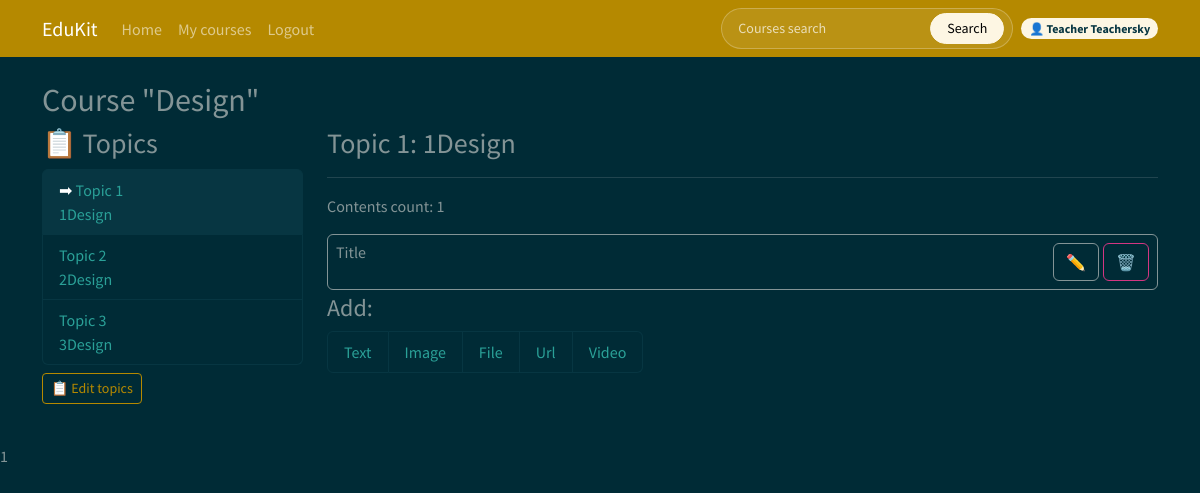
The app's page /course/module/9/ (signed in), older data.
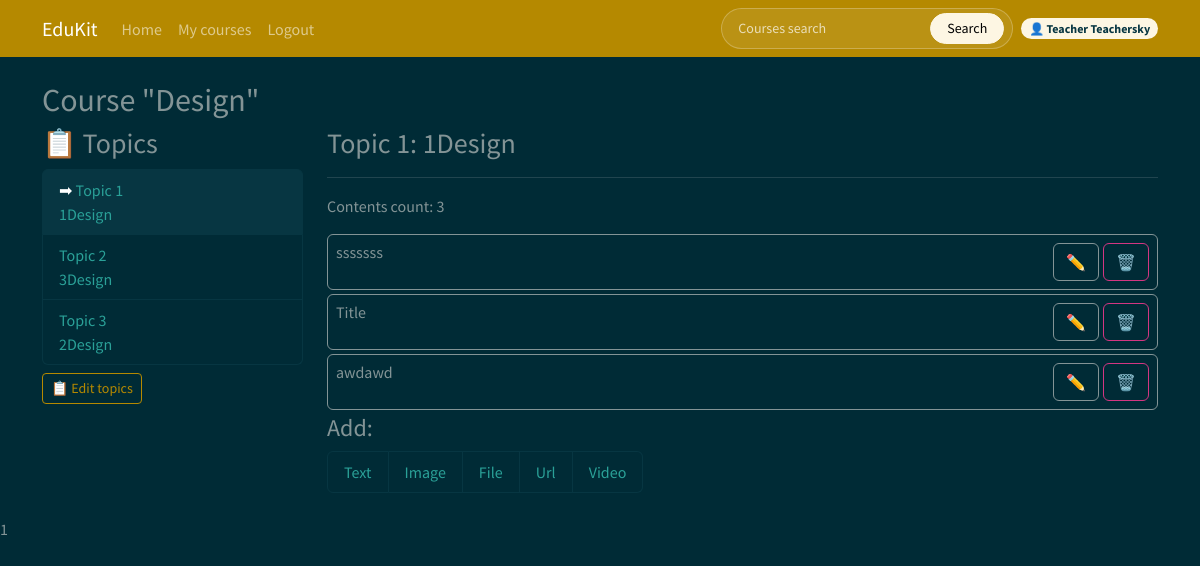
The same page, newer data.
### courses/models.py (models this page shows, shortened)
class Course(models.Model):
    owner = models.ForeignKey(User, related_name="courses_created", on_delete=models.CASCADE, verbose_name="Teacher")
    subject = models.ForeignKey(Subject, related_name="courses", on_delete=models.CASCADE, verbose_name="Subject")
    title = models.CharField(max_length=500, verbose_name="Title")
    slug = models.SlugField(max_length=500, unique=True, verbose_name="Slug")
    overview = models.TextField(verbose_name="Description")
    created = models.DateTimeField(auto_now_add=True)
    students = models.ManyToManyField(User, related_name="course_joined", blank=True, verbose_name="Enrolled students")
    class Meta:
        verbose_name = "Course"
        verbose_name_plural = "Courses"
        ordering = ["-created"]

class Module(models.Model):
    course = models.ForeignKey(Course, related_name="modules", on_delete=models.CASCADE, verbose_name="Course")
    title = models.CharField(max_length=500, verbose_name="Title")
    description = models.TextField(blank=True, verbose_name="Description")
    order = OrderField(blank=True, for_fields=["course"])
    class Meta:
        verbose_name = "Topic"
        verbose_name_plural = "Topics"
        ordering = ["order"]

class Content(models.Model):
    module = models.ForeignKey(Module, related_name="contents", on_delete=models.CASCADE, verbose_name="Topic")
    content_type = models.ForeignKey(ContentType, on_delete=models.CASCADE, verbose_name="Content type", limit_choices_to={"model__in": ("text", "file", "image", "video", "url")})
    object_id = models.PositiveIntegerField()
    item = GenericForeignKey("content_type", "object_id")
    order = OrderField(blank=True, for_fields=["module"])
    class Meta:
        verbose_name = "Content"
        verbose_name_plural = "Content"
        ordering = ["order"]

class BaseContent(models.Model):
    owner = models.ForeignKey(User, related_name="%(class)s_related", on_delete=models.CASCADE, verbose_name="Author")
    title = models.CharField(max_length=500, verbose_name="Title")
    created = models.DateTimeField(auto_now_add=True)
    updated = models.DateTimeField(auto_now=True)
    class Meta:
        abstract = True
    def render(self):
        return render_to_string(
            f"courses/content/{self._meta.model_name}.html",
            {"item": self}
        )

class Text(BaseContent):
    body = models.TextField(verbose_name="Text")

### courses/views.py (the view)
# urls.py: path("module/<int:module_id>/", views.ModuleContentListView.as_view(), name="module_content_list"),
class ModuleContentListView(TemplateResponseMixin, View):
    template_name = "courses/manage/module/content_list.html"
    content_types = ["text", "image", "file", "url", "video"]
    def get(self, request, module_id):
        module = get_object_or_404(Module, id=module_id, course__owner=request.user)
        return self.render_to_response({
            "module": module,
            "content_types": self.content_types,
        })

### courses/templatetags/course.py (called while the page is built)
@register.filter
def model_name(object):
    try:
        return object._meta.model_name
    except AttributeError:
        return None

@register.filter(name="markdown")
def markdown_filter(text):
    return mark_safe(markdown.markdown(text))

@register.filter(name="has_group")
def has_group(user, group_name):
    return user.groups.filter(name=group_name).exists()

### courses/templates/courses/manage/module/content_list.html (shortened to what this page needs)
{% extends "base.html" %}
{% load course %}
{% block content %}
    {% with course=module.course %}
        <h2>
            Course "{{ course.title }}"
        </h2>
        <div class="row">
            <div class="col-3">
                <h3>
                    <a class="text-decoration-none" href="{% url "course_module_update" course.id %}">📋</a> Topics
                </h3>
                <ul id="modules" class="list-group">
                    {% for m in course.modules.all %}
                        <li draggable="true" class="list-group-item {% if m == module %} active {% endif %}" data-id="{{ m.id }}" {% if m == module %} class="selected" {% endif %}>
                            {% if m == module %} ➡ {% endif %}
                            <a class="text-decoration-none" href="{% url "module_content_list" m.id %}">
                                Topic <span class="order">{{ m.order|add:1 }}</span><br>
                                {{ m.title }}
                            </a>
                        </li>
                    {% empty %}
                        <li>No topics yet</li>
                    {% endfor %}
                </ul>
                <p class="mt-2">
                    <a class="text-decoration-none btn btn-outline-primary btn-sm" href="{% url "course_module_update" course.id %}">📋 Edit topics</a>
                </p>
            </div>
            <div id="module-contents" class="col-9">
                <h3>Topic {{ module.order|add:1 }}: {{ module.title }}</h3>
                <hr>
                <p>Contents count: {{ module.contents.all.count }}</p>
                {% for content in module.contents.all %}
                    <div draggable="true" class="content border border-1 p-2 mb-1 border border-1 border-secondary rounded d-flex justify-content-between align-items-start gap-2" style="cursor: grab;" data-id="{{ content.id }}">
                        {% with item=content.item %}
                            <div>
                                <h6 class="mb-1">{{ item.title }}</h6>
                            </div>
                                <div class="d-flex align-items-center flex-nowrap gap-1">
                                    <a class="btn btn-outline-secondary" href="{% url "module_content_update" module.id item|model_name item.id %}">✏️</a>
                                    <form action="{% url "module_content_delete" content.id %}" class="text-decoration-none" method="post">
                                        <input class="btn btn-outline-danger" type="submit" value="🗑️">
                                    </form>
                                </div>
                        {% endwith %}
                    </div>
                {% empty %}
                    <p>No content yet</p>
                {% endfor %}
                <h4>Add: </h4>
                <ul class="list-group list-group-horizontal">
                    {% for content in content_types %}
                        <li class="list-group-item">
                            <a class="text-decoration-none" href="{% url "module_content_create" module.id content %}">{{ content|capfirst }}</a>
                        </li>
                    {% endfor %}
                </ul>
            </div>
        </div>
    {% endwith %}
{% endblock content %}
{% block include_js %}
    1
{% endblock include_js %}

### courses/templates/base.html (shortened to what this page needs)
<!DOCTYPE html>
{% load course %}
<html lang="uk">
<head>
  <link
    href="https://cdn.jsdelivr.net/npm/bootswatch@5.3.8/dist/solar/bootstrap.min.css"
    rel="stylesheet"
  >
</head>
<body>
  <nav class="navbar navbar-expand-lg bg-primary" data-bs-theme="dark">
    <div class="container">
      <a class="navbar-brand" href="{% url 'course_list' %}">EduKit</a>
      <div class="collapse navbar-collapse" id="mainNavbar">
        <ul class="navbar-nav me-auto mb-2 mb-lg-0">
          <li class="nav-item">
            <a class="nav-link {% if request.resolver_match.url_name == 'course_list' %}active{% endif %}" href="{% url 'course_list' %}">Home</a>
          </li>
          {% if request.user.is_authenticated %}
            <li class="nav-item">
               {% if request.user|has_group:'Teachers' %}
                <a class="nav-link" href="{% url 'manage_course_list' %}">My courses</a>
              {% else %}
                <a class="nav-link" href="{% url 'student_course_list' %}">My courses</a>
              {% endif %}
            </li>
            <li class="nav-item">
              <form method="post" action="{% url 'logout' %}">
                <button type="submit" class="btn btn-link nav-link border-0">Logout</button>
              </form>
            </li>
          {% endif %}
        </ul>
        <div class="d-flex align-items-center gap-2">
          <form class="navbar-search d-flex align-items-center rounded-pill px-2 py-1" role="search">
            <input class="search-input form-control form-control-sm me-2" type="search" name="q" placeholder="Courses search" aria-label="Courses search">
            <button class="btn btn-sm btn-light rounded-pill px-3" type="submit">Search</button>
          </form>
          {% if request.user.is_authenticated %}
            <span class="badge rounded-pill text-bg-light text-dark">
              👤 {{ request.user.get_full_name|default:request.user.username }}
            </span>
          {% endif %}
        </div>
      </div>
    </div>
  </nav>
  <main class="container py-4">
    {% block content %}{% endblock  %}
  </main>
  {% block include_js %}{% endblock include_js %}
</body>
</html>

### courses/templates/courses/content/text.html (shortened to what this page needs)
{% load course %}

### courses/templates/base.html (style rules this page uses)
.navbar-search { background-color: rgba(255, 255, 255, 0.08); border: 1px solid rgba(255, 255, 255, 0.25); }
.navbar-search .search-input { background: transparent; color: #fff; border: 0; box-shadow: none; min-width: 180px; }
.navbar-search .search-input::placeholder { color: rgba(255, 255, 255, 0.7); }

Row changes from the older to the newer data that the page shows:
computed for Module "1Design": contents.all.count "1" → "3"
changed Module "3Design": order|add "3" → "2"; moves up the list
changed Module "2Design": order|add "2" → "3"
added Content: item "sssssss"
added Content: item "awdawd"
